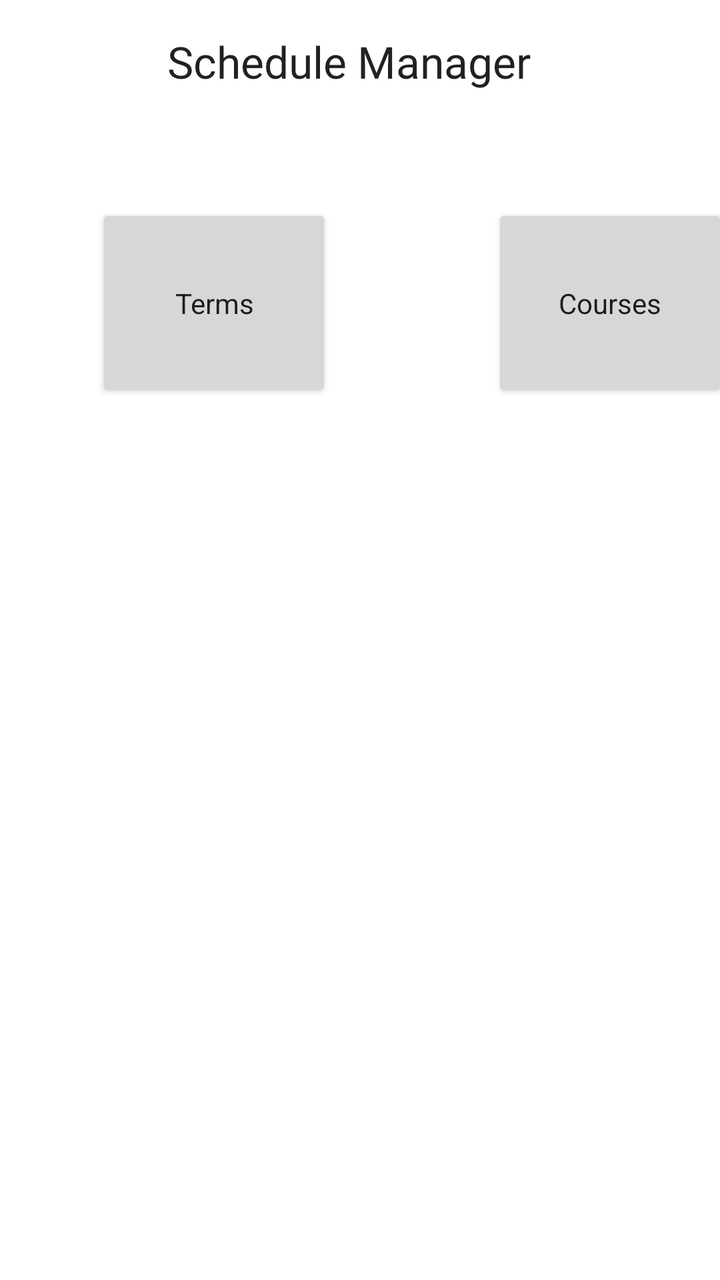
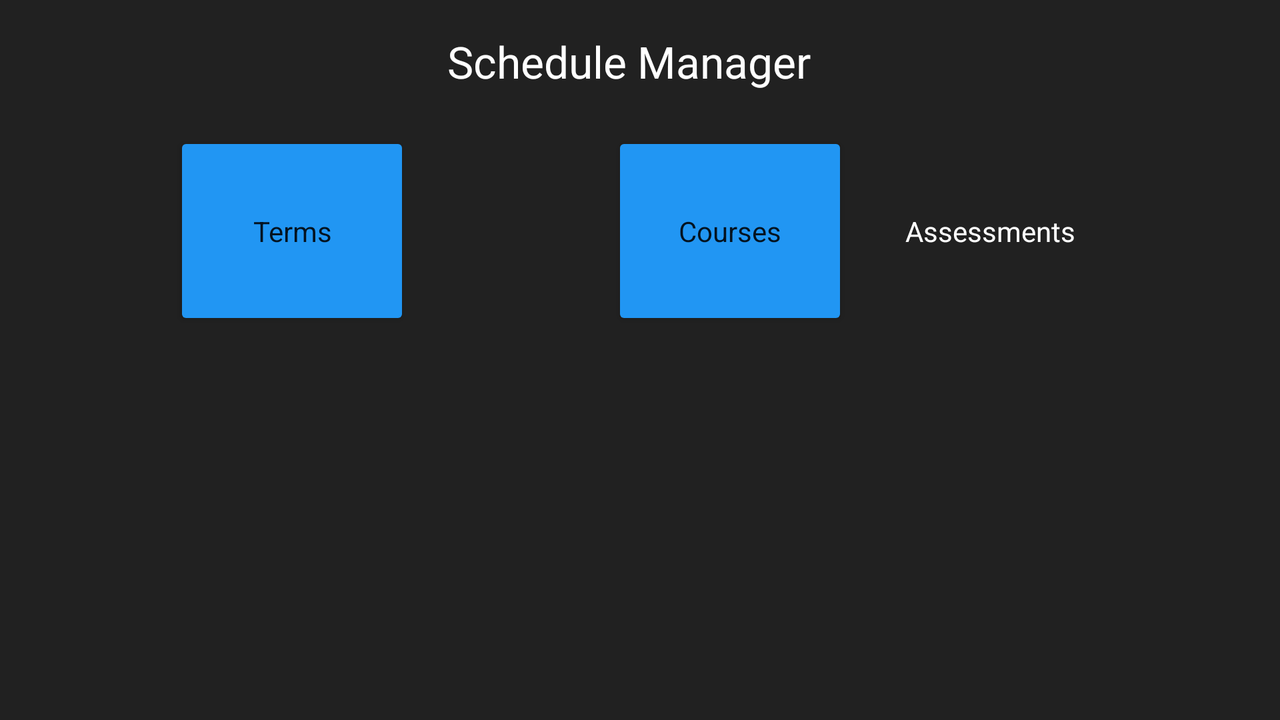

Compare how this app lays out the same screen by default and in its alternative resource folder. The renders come first, then the two layout files and the values they reference.
<!-- AndroidManifest.xml: application theme Theme.MyAndroidApp -->
<!-- res/layout/activity_main_screen.xml -->
<?xml version="1.0" encoding="utf-8"?>
<androidx.constraintlayout.widget.ConstraintLayout
    xmlns:android="http://schemas.android.com/apk/res/android"
    xmlns:app="http://schemas.android.com/apk/res-auto"
    xmlns:tools="http://schemas.android.com/tools"
    android:layout_width="match_parent"
    android:layout_height="match_parent"
    tools:context=".UI.MainScreen">

    <Button
        android:id="@+id/coursesButton"
        android:layout_width="118dp"
        android:layout_height="99dp"
        android:layout_marginStart="80dp"
        android:layout_marginTop="49dp"
        android:text="Courses"
        android:textAppearance="@style/TextAppearance.AppCompat.Body1"
        app:layout_constraintStart_toEndOf="@+id/termsButton"
        app:layout_constraintTop_toBottomOf="@+id/textView" />

    <Button
        android:id="@+id/termsButton"
        android:layout_width="118dp"
        android:layout_height="99dp"
        android:layout_marginStart="48dp"
        android:layout_marginTop="49dp"
        android:layout_marginEnd="80dp"
        android:text="Terms"
        android:textAppearance="@style/TextAppearance.AppCompat.Body1"
        app:layout_constraintEnd_toStartOf="@+id/coursesButton"
        app:layout_constraintStart_toStartOf="parent"
        app:layout_constraintTop_toBottomOf="@+id/textView" />

    <Button
        android:id="@+id/assessmentsButton"
        style="@style/Widget.MaterialComponents.Button"
        android:layout_width="118dp"
        android:layout_height="99dp"
        android:layout_marginStart="146dp"
        android:layout_marginTop="88dp"
        android:layout_marginEnd="147dp"
        android:scrollbarStyle="insideOverlay"
        android:text="Assessments"
        android:textAppearance="@style/TextAppearance.AppCompat.Body1"
        app:layout_constraintEnd_toEndOf="parent"
        app:layout_constraintStart_toStartOf="parent"
        app:layout_constraintTop_toBottomOf="@+id/termsButton" />

    <TextView
        android:id="@+id/textView"
        android:layout_width="193dp"
        android:layout_height="37dp"
        android:layout_marginStart="109dp"
        android:layout_marginTop="16dp"
        android:layout_marginEnd="109dp"
        android:text="Schedule Manager"
        android:textAppearance="@style/TextAppearance.AppCompat.Large"
        app:layout_constraintEnd_toEndOf="parent"
        app:layout_constraintStart_toStartOf="parent"
        app:layout_constraintTop_toTopOf="parent" />

    <ImageView
        android:id="@+id/imageView3"
        android:layout_width="132dp"
        android:layout_height="134dp"
        android:layout_marginStart="139dp"
        android:layout_marginTop="139dp"
        android:layout_marginEnd="140dp"
        android:layout_marginBottom="70dp"
        app:layout_constraintBottom_toBottomOf="parent"
        app:layout_constraintEnd_toEndOf="parent"
        app:layout_constraintStart_toStartOf="parent"
        app:layout_constraintTop_toBottomOf="@+id/assessmentsButton"
        app:srcCompat="@drawable/ic_baseline_schedule_24" />

</androidx.constraintlayout.widget.ConstraintLayout>
<!-- resources referenced by this layout -->
<resources>
  <style name="Theme.MyAndroidApp" parent="Theme.MaterialComponents.DayNight.DarkActionBar">
          
          <item name="colorPrimary">@color/light_blue</item>
          <item name="colorPrimaryVariant">@color/light_blue</item>
          <item name="colorOnPrimary">@color/white</item>
          
          <item name="colorSecondary">@color/teal_200</item>
          <item name="colorSecondaryVariant">@color/teal_700</item>
          <item name="colorOnSecondary">@color/black</item>
          
          <item name="android:statusBarColor">?attr/colorPrimaryVariant</item>
          
      </style>
  <color name="light_blue">#2196F3</color>
  <color name="white">#FFFFFFFF</color>
  <color name="teal_200">#FF03DAC5</color>
  <color name="teal_700">#FF018786</color>
  <color name="black">#FF000000</color>
</resources>
<!-- res/layout-land/activity_main_screen.xml (the author's variant of the layout above) -->
<!-- drawn on the phone turned sideways -->
<?xml version="1.0" encoding="utf-8"?>
<androidx.constraintlayout.widget.ConstraintLayout xmlns:android="http://schemas.android.com/apk/res/android"
    xmlns:app="http://schemas.android.com/apk/res-auto"
    xmlns:tools="http://schemas.android.com/tools"
    android:layout_width="match_parent"
    android:layout_height="match_parent"
    android:background="@color/backgroundColor"
    tools:context=".UI.MainScreen">

    <Button
        android:id="@+id/coursesButton"
        android:layout_width="118dp"
        android:layout_height="99dp"
        android:layout_marginStart="101dp"
        android:layout_marginTop="13dp"
        android:backgroundTint="#2196F3"
        android:text="Courses"
        android:textAppearance="@style/TextAppearance.AppCompat.Body1"
        app:layout_constraintStart_toEndOf="@+id/termsButton"
        app:layout_constraintTop_toBottomOf="@+id/textView" />

    <Button
        android:id="@+id/termsButton"
        android:layout_width="118dp"
        android:layout_height="99dp"
        android:layout_marginStart="87dp"
        android:layout_marginTop="66dp"
        android:backgroundTint="#2196F3"
        android:text="Terms"
        android:textAppearance="@style/TextAppearance.AppCompat.Body1"
        app:layout_constraintStart_toStartOf="parent"
        app:layout_constraintTop_toTopOf="parent" />

    <Button
        android:id="@+id/assessmentsButton"
        style="@style/Widget.MaterialComponents.Button"
        android:layout_width="118dp"
        android:layout_height="99dp"
        android:layout_marginTop="66dp"
        android:layout_marginEnd="86dp"
        android:backgroundTint="#2196F3"
        android:scrollbarStyle="insideOverlay"
        android:text="Assessments"
        android:textAppearance="@style/TextAppearance.AppCompat.Body1"
        app:layout_constraintEnd_toEndOf="parent"
        app:layout_constraintTop_toTopOf="parent" />

    <TextView
        android:id="@+id/textView"
        android:layout_width="193dp"
        android:layout_height="37dp"
        android:layout_marginStart="109dp"
        android:layout_marginTop="16dp"
        android:layout_marginEnd="109dp"
        android:text="Schedule Manager"
        android:textAppearance="@style/TextAppearance.AppCompat.Large"
        android:textColor="@color/textColor"
        android:textColorHint="@color/textColor"
        app:layout_constraintEnd_toEndOf="parent"
        app:layout_constraintStart_toStartOf="parent"
        app:layout_constraintTop_toTopOf="parent" />

    <ImageView
        android:id="@+id/imageView3"
        android:layout_width="132dp"
        android:layout_height="134dp"
        android:layout_marginStart="299dp"
        android:layout_marginTop="64dp"
        android:layout_marginBottom="48dp"
        app:layout_constraintBottom_toBottomOf="parent"
        app:layout_constraintStart_toStartOf="parent"
        app:layout_constraintTop_toBottomOf="@+id/coursesButton"
        app:srcCompat="@drawable/ic_baseline_schedule_24" />

</androidx.constraintlayout.widget.ConstraintLayout>
<!-- resources referenced by the variant -->
<!-- as the phone turned sideways resolves them -->
<resources>
  <color name="backgroundColor">#212121</color>
  <color name="textColor">#FFFFFF</color>
  <style name="Theme.MyAndroidApp" parent="Theme.MaterialComponents.DayNight.DarkActionBar">
          
          <item name="colorPrimary">@color/light_blue</item>
          <item name="colorPrimaryVariant">@color/light_blue</item>
          <item name="colorOnPrimary">@color/white</item>
          
          <item name="colorSecondary">@color/teal_200</item>
          <item name="colorSecondaryVariant">@color/teal_700</item>
          <item name="colorOnSecondary">@color/black</item>
          
          <item name="android:statusBarColor">?attr/colorPrimaryVariant</item>
          
      </style>
  <color name="light_blue">#2196F3</color>
  <color name="white">#FFFFFFFF</color>
  <color name="teal_200">#FF03DAC5</color>
  <color name="teal_700">#FF018786</color>
  <color name="black">#FF000000</color>
</resources>
